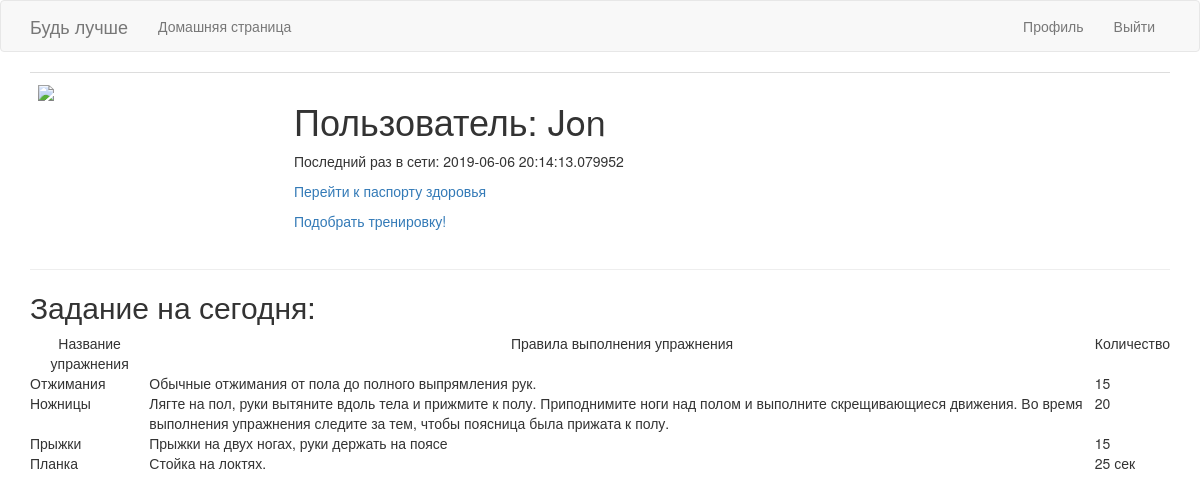
Screenshot of /user/Jon (signed in) with the database file from the repository.
### app/models.py (models this page shows, shortened)
class User(UserMixin, db.Model):
    id = db.Column(db.Integer, primary_key=True)
    username = db.Column(db.String(128), index=True)
    dateOfBirth = db.Column(db.Date)
    email = db.Column(db.String(120), index=True, unique=True)
    password_hash = db.Column(db.String(128))
    full_name = db.Column(db.String(128))
    gender = db.Column(db.String(32))
    last_seen = db.Column(db.DateTime, default=datetime.utcnow)
    training_lists = db.relationship('TrainingList', backref='training_list', lazy='dynamic')
    userinfo = db.relationship('InfoUser', backref='info', lazy='dynamic')
    def avatar(self, size):
        digest = md5(self.email.lower().encode('utf-8')).hexdigest()
        return 'https://www.gravatar.om/avatar/{}?d=identicon&s={}'.format(digest, size)

class Exercises(db.Model):
    id = db.Column(db.Integer, primary_key=True)
    name_exercises = db.Column(db.String(256), index=True)
    rules = db.Column(db.Text(500), index=True)
    day = db.Column(db.Integer)
    number = db.Column(db.Integer)
    training_id = db.Column(db.Integer, db.ForeignKey('training.id'))

### app/routes.py (the view)
@app.route('/user/<username>')  # username - как динамический компонент URL-адреса
@login_required
def user(username):
    user = User.query.filter_by(username=username).first_or_404()
    training_id = TrainingList(user_id = current_user.id)
    i = training_id.get_training()
    exe = Training(id = i.training_id)
    exercises =  exe.day_exe(1)
    return render_template('user.html', user=user, exercises =exercises)

### app/models.py (called while the page is built)
@login.user_loader
def load_user(id):
    return User.query.get(int(id))

    def day_exe(self, day):
        exe = Exercises.query.filter((Exercises.training_id == self.id) & (Exercises.day == day))
        return exe

    def get_training(self):
        selected_training = TrainingList.query.filter_by(user_id = self.user_id).first()
        return selected_training

### app/routes.py (called while the page is built)
@app.before_request
def before_request():
    if current_user.is_authenticated:
        current_user.last_seen = datetime.utcnow()
        db.session.commit()

### app/templates/user.html
{% extends "base.html" %}
{% block app_content %}
    <table class="table table-hover">
        <tr>
            <td width="256"><img src="{{ user.avatar(256) }}"></td>
            <td>
                <h1>Пользователь: {{ user.username }}</h1>
                {% if user.last_seen %}<p>Последний раз в сети: {{ user.last_seen }}</p>{% endif %}
                {% if user == current_user %}
                <p><a href="{{ url_for('pasport') }}">Перейти к паспорту здоровья</a></p>
                <p><a href="{{ url_for('select_training') }}">Подобрать тренировку!</a></p>
                {% endif %}
            </td>
        </tr>
    </table>
    <hr>
    <h2> Задание на сегодня:</h2>
<table class="table-hover" >
    <tr valign="top">
        <td align="center"> Название упражнения </td>
        <td align="center"> Правила выполнения упражнения </td>
        <td align="center"> Количество </td>
    {% for exercises in exercises %}
        {% include '_exe.html' %}
    {% endfor %}
</table>
{% endblock %}

### app/templates/_exe.html
    <tr valign="top">
        <td>{{ exercises.name_exercises }}</td>
        <td>{{ exercises.rules }} </td>
        <td>{{ exercises.number }} </td>
    </tr>

### rows the page displays
User: username "Jon", last_seen "2019-06-06 20:14:13.079952"
Exercises: name_exercises "Отжимания", rules "Обычные отжимания от пола до полного выпрямления рук.", number "15"
Exercises: name_exercises "Ножницы", rules "Лягте на пол, руки вытяните вдоль тела и прижмите к полу. Приподнимите ноги над полом и выполните скрещивающиеся движения. Во время выполнения упражнения следите за тем, чтобы поясница была прижата к полу.", number "20"
Exercises: name_exercises "Прыжки", rules "Прыжки на двух ногах, руки держать на поясе", number "15"
Exercises: name_exercises "Планка", rules "Стойка на локтях.", number "25 сек"
